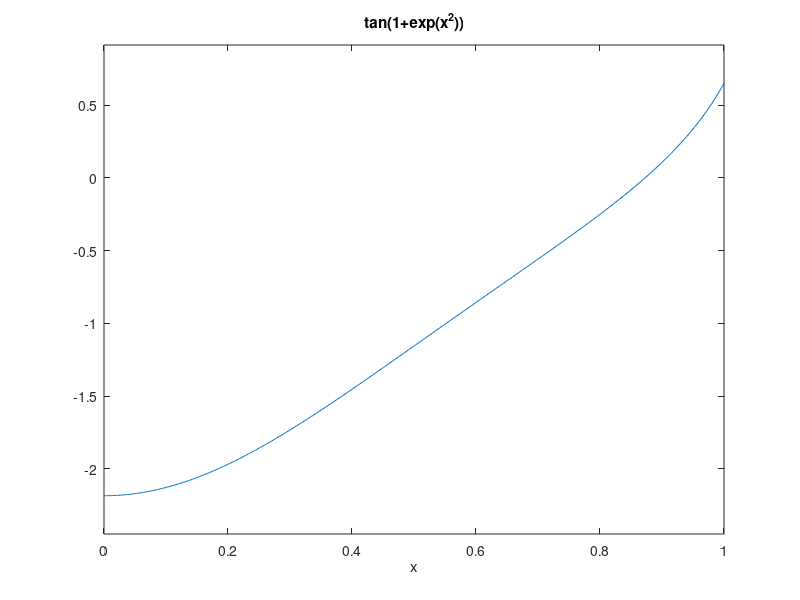
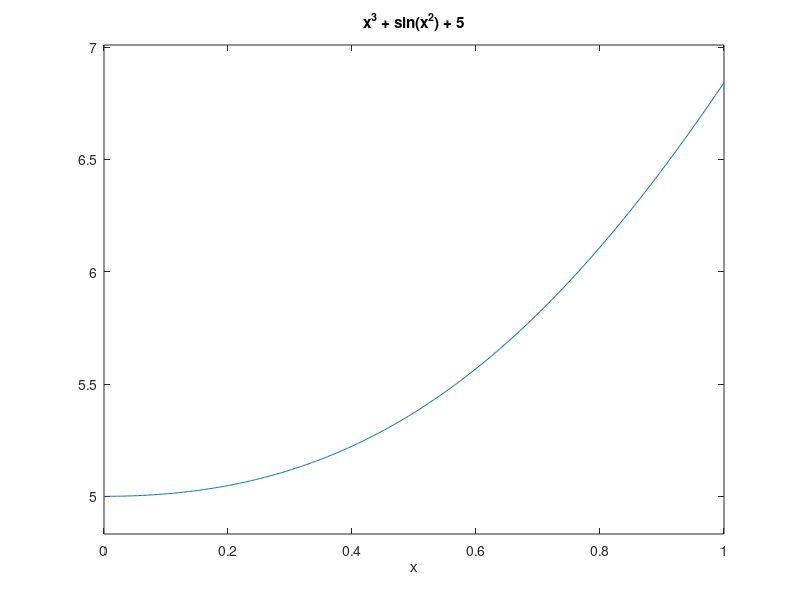
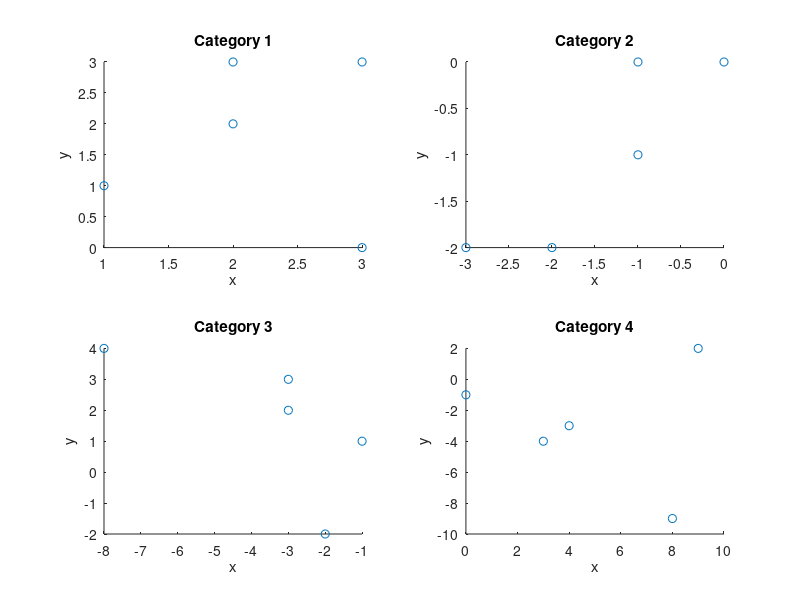
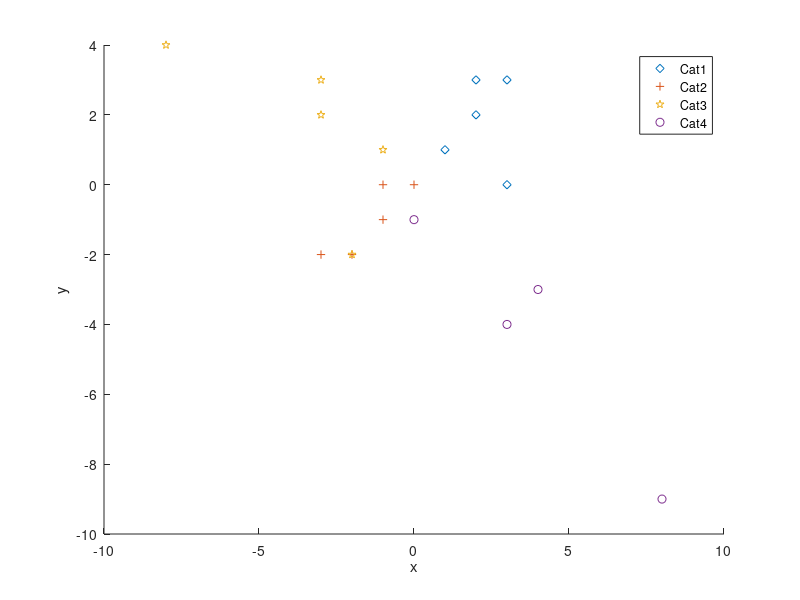

MATLAB code for these plots, in order:
%% a
clc;
clear;
close all;
A = [1 1 1; 2 2 2; 1 1 1];
B = [2 23 1; 4 6 3; 6 -26 5];

E = (A * B') * A' + B - A * B
F = (A .* B) + 3 * B
%% a3
A = [1 2 3 -9 5 6; 2 2 3 5 2 7; 1 4 1 3 1 1];
B = (A' * A) \ A' % ?

%% b
clc;
clear;
close all;

A = [5 -2 3 -1; 1 2 -3 0; -3 1 0 -2; 4 3 -1 5];
b = [6; 9; -1; -7];

x = A \ b

%% c
clc;
clear;
close all;

figure('Name', 'f(x) Plot')
ezplot('tan(1+exp(x^2))', [0, 1]);
figure('Name', 'g(x) Plot')
ezplot('x^3 + sin(x^2) + 5', [0, 1]);

%% d
clc; clear; close all;
file = fopen('data.dat', 'r');
A = [];

for i = 0:4
    temp = fscanf(file, '%d %d\n', [2, 5]);
    A = [A temp'];
end

fclose(file);
A

%% d2
clc;
close all;
figure('Name', 'Apeikoniseis');
n = 1;

for i = 1:2:8
    subplot(2, 2, n);
    scatter(A(:, i), A(:, i + 1))
    title(sprintf('Category %d', n));
    xlabel('x');
    ylabel('y');
    n = n + 1;
end

%% d3
clc;
close all;
figure('Name', 'Apeikoniseis Mazi');
n = 1;
markerz = ['d' '+' 'p' 'o'];

for i = 1:2:8
    scatter(A(:, i), A(:, i + 1), 'Marker', markerz(n))
    hold on
    n = n +1;
end

xlabel('x');
ylabel('y');
legend('Cat1', 'Cat2', 'Cat3', 'Cat4');

%% d4
clc;
close all;
cat = 1;

for i = 1:2:8
    figure('Name', sprintf('Categ %d', cat));
    cat = cat +1;
    n = 1;

    for j = 1:2:8

        if (j == i)
            continue
        end

        subplot(2, 2, n);
        scatter(A(:, i), A(:, i + 1), 'marker', 'x')
        hold on
        scatter(A(:, j), A(:, j + 1), 'marker', 'd')
        title(sprintf('with cat %d', (j + 1) / 2));
        n = n +1;
    end

end
